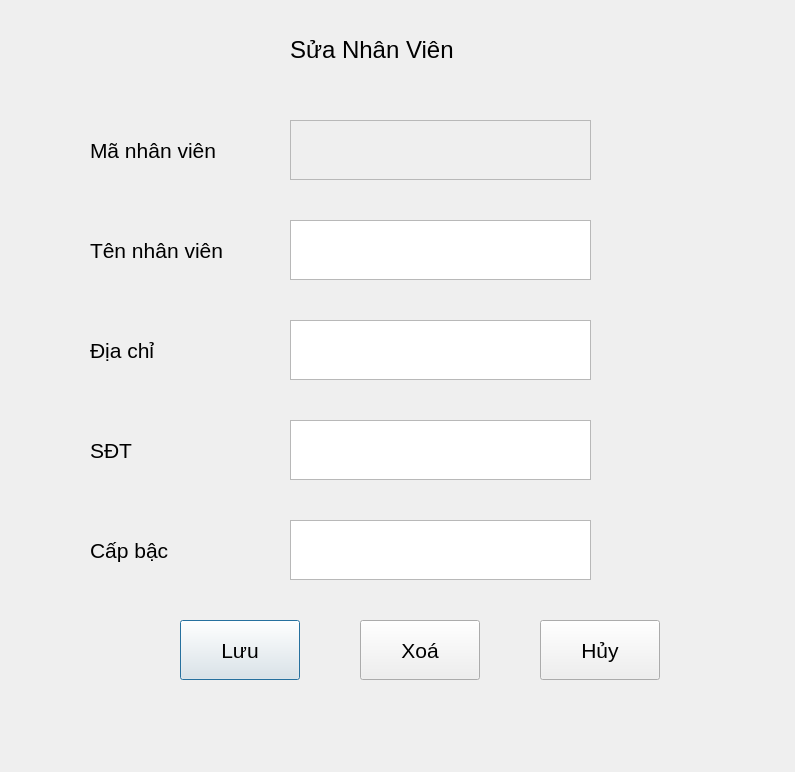
<?xml version="1.0" encoding="UTF-8"?>
<ui version="4.0">
 <class>Dialog</class>
 <widget class="QDialog" name="Dialog">
  <property name="geometry">
   <rect>
    <x>0</x>
    <y>0</y>
    <width>795</width>
    <height>772</height>
   </rect>
  </property>
  <property name="font">
   <font>
    <family>MS Shell Dlg 2</family>
    <pointsize>16</pointsize>
   </font>
  </property>
  <property name="windowTitle">
   <string>Sửa Nhân Viên</string>
  </property>
  <widget class="QLabel" name="label">
   <property name="geometry">
    <rect>
     <x>90</x>
     <y>130</y>
     <width>200</width>
     <height>40</height>
    </rect>
   </property>
   <property name="font">
    <font>
     <pointsize>16</pointsize>
    </font>
   </property>
   <property name="text">
    <string>Mã nhân viên</string>
   </property>
  </widget>
  <widget class="QTextEdit" name="textEdit">
   <property name="enabled">
    <bool>false</bool>
   </property>
   <property name="geometry">
    <rect>
     <x>290</x>
     <y>120</y>
     <width>301</width>
     <height>60</height>
    </rect>
   </property>
  </widget>
  <widget class="QLabel" name="label_2">
   <property name="geometry">
    <rect>
     <x>90</x>
     <y>230</y>
     <width>200</width>
     <height>40</height>
    </rect>
   </property>
   <property name="font">
    <font>
     <pointsize>16</pointsize>
    </font>
   </property>
   <property name="text">
    <string>Tên nhân viên</string>
   </property>
  </widget>
  <widget class="QTextEdit" name="textEdit_2">
   <property name="geometry">
    <rect>
     <x>290</x>
     <y>220</y>
     <width>301</width>
     <height>60</height>
    </rect>
   </property>
   <property name="layoutDirection">
    <enum>Qt::LeftToRight</enum>
   </property>
  </widget>
  <widget class="QLabel" name="label_3">
   <property name="geometry">
    <rect>
     <x>90</x>
     <y>330</y>
     <width>200</width>
     <height>40</height>
    </rect>
   </property>
   <property name="font">
    <font>
     <pointsize>16</pointsize>
    </font>
   </property>
   <property name="text">
    <string>Địa chỉ</string>
   </property>
  </widget>
  <widget class="QTextEdit" name="textEdit_3">
   <property name="geometry">
    <rect>
     <x>290</x>
     <y>320</y>
     <width>301</width>
     <height>60</height>
    </rect>
   </property>
  </widget>
  <widget class="QLabel" name="label_4">
   <property name="geometry">
    <rect>
     <x>90</x>
     <y>530</y>
     <width>200</width>
     <height>40</height>
    </rect>
   </property>
   <property name="font">
    <font>
     <pointsize>16</pointsize>
    </font>
   </property>
   <property name="text">
    <string>Cấp bậc</string>
   </property>
  </widget>
  <widget class="QTextEdit" name="textEdit_5">
   <property name="geometry">
    <rect>
     <x>290</x>
     <y>520</y>
     <width>301</width>
     <height>60</height>
    </rect>
   </property>
  </widget>
  <widget class="QPushButton" name="pushButton">
   <property name="geometry">
    <rect>
     <x>180</x>
     <y>620</y>
     <width>120</width>
     <height>60</height>
    </rect>
   </property>
   <property name="text">
    <string>Lưu</string>
   </property>
  </widget>
  <widget class="QPushButton" name="pushButton_3">
   <property name="geometry">
    <rect>
     <x>540</x>
     <y>620</y>
     <width>120</width>
     <height>60</height>
    </rect>
   </property>
   <property name="text">
    <string>Hủy</string>
   </property>
  </widget>
  <widget class="QLabel" name="label_5">
   <property name="geometry">
    <rect>
     <x>290</x>
     <y>30</y>
     <width>250</width>
     <height>40</height>
    </rect>
   </property>
   <property name="font">
    <font>
     <pointsize>18</pointsize>
    </font>
   </property>
   <property name="text">
    <string>Sửa Nhân Viên</string>
   </property>
  </widget>
  <widget class="QLabel" name="label_6">
   <property name="geometry">
    <rect>
     <x>90</x>
     <y>430</y>
     <width>200</width>
     <height>40</height>
    </rect>
   </property>
   <property name="font">
    <font>
     <pointsize>16</pointsize>
    </font>
   </property>
   <property name="text">
    <string>SĐT</string>
   </property>
  </widget>
  <widget class="QTextEdit" name="textEdit_4">
   <property name="geometry">
    <rect>
     <x>290</x>
     <y>420</y>
     <width>301</width>
     <height>60</height>
    </rect>
   </property>
  </widget>
  <widget class="QPushButton" name="pushButton_2">
   <property name="geometry">
    <rect>
     <x>360</x>
     <y>620</y>
     <width>120</width>
     <height>60</height>
    </rect>
   </property>
   <property name="text">
    <string>Xoá</string>
   </property>
  </widget>
 </widget>
 <resources/>
 <connections/>
</ui>
